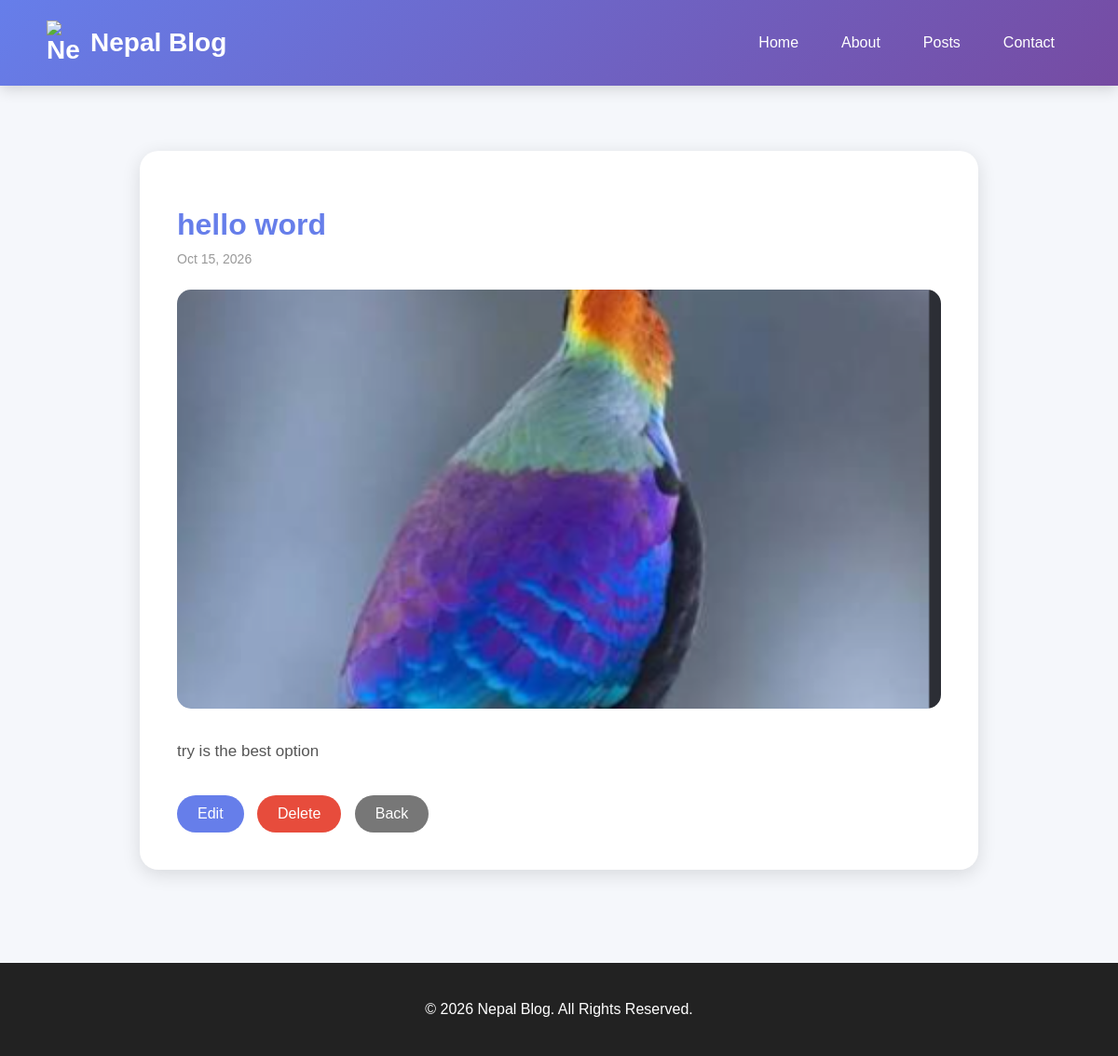
Screenshot of /posts/8/ with the database file from the repository.
### blog/models.py (models this page shows, shortened)
class Post(models.Model):
    title = models.CharField(max_length=200)
    slug = models.SlugField(unique=True, blank=True, null=True)
    content = models.TextField()
    author = models.ForeignKey(
        settings.AUTH_USER_MODEL,
        on_delete=models.CASCADE,
        null=True,
        blank=True,
    )
    cover_image = models.ImageField(
        upload_to="posts/",
        blank=True,
        null=True
    )
    created_at = models.DateTimeField(auto_now_add=True)
    updated_at = models.DateTimeField(auto_now=True)

### blog/views.py (the view)
# urls.py: path("posts/<int:pk>/", views.post_detail, name="post_detail"),
def post_detail(request, pk):
    post = get_object_or_404(Post, pk=pk)
    return render(request, "blog/post_detail.html", {"post": post})

### blog/templates/blog/post_detail.html (shortened to what this page needs)
{% extends "blog/base.html" %}
{% block content %}
<div class="detail">
    <h1>
        {{ post.title }}
    </h1>
    <div class="date">
        {{ post.created_at|date:"M d, Y" }}
    </div>
    {% if post.cover_image %}
        <img
            src="{{ post.cover_image.url }}"
            alt="{{ post.title }}"
            class="cover"
        >
    {% endif %}
    <div class="content">
        {{ post.content|linebreaks }}
    </div>
    <a
        href="{% url 'post_edit' post.pk %}"
        class="button edit"
    >
        Edit
    </a>
    <a
        href="{% url 'post_delete' post.pk %}"
        class="button delete"
    >
        Delete
    </a>
    <a
        href="{% url 'post_list' %}"
        class="button back"
    >
        Back
    </a>
</div>
{% endblock %}

### blog/templates/blog/base.html (style rules this page uses)
* { box-sizing: border-box; }
body { margin: 0; font-family: Arial, sans-serif; background: #f5f7fb; color: #333; }

### blog/templates/blog/post_detail.html (style rules this page uses)
.detail { max-width: 900px; margin: 50px auto; background: white; padding: 40px; border-radius: 20px; box-shadow: 0 5px 20px rgba(0,0,0,0.12); }
.detail h1 { color: #667eea; margin-bottom: 10px; }
.date { color: #999; font-size: 14px; margin-bottom: 25px; }
.cover { width: 100%; max-height: 450px; object-fit: cover; border-radius: 15px; margin-bottom: 30px; display: block; }
.content { color: #555; line-height: 1.9; font-size: 17px; margin-bottom: 30px; }
.button { display: inline-block; padding: 11px 22px; margin-right: 10px; border-radius: 25px; text-decoration: none; color: white; }
.edit { background: #667eea; }
.delete { background: #e74c3c; }
.back { background: #777; }

### rows the page displays
Post: title "hello word", created_at "Oct 15, 2026", cover_image (picture), content "try is the best option"
